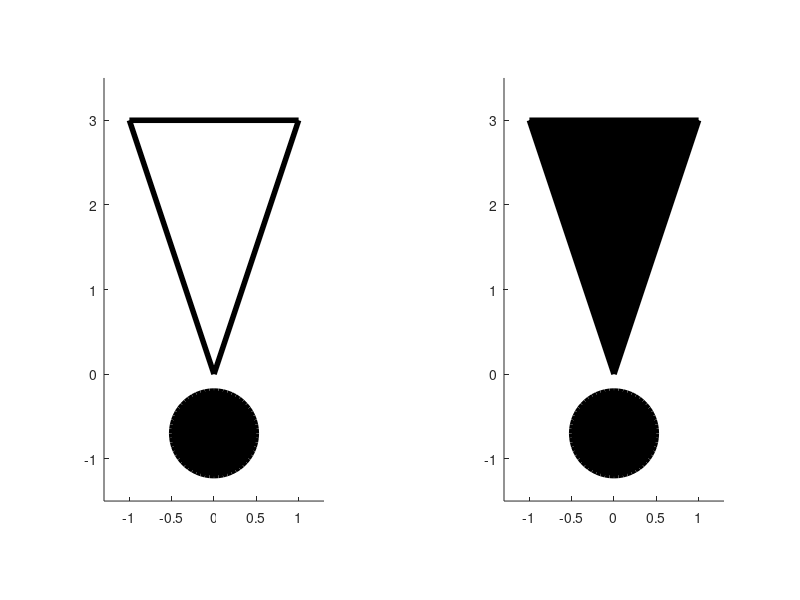

Here is the MATLAB script that generated this plot:
hf=figure('MenuBar', 'none');
ha=axes('OuterPosition', [0 0 0.5 1], 'XLim', [-1.3 1.3], 'YLim', [-1.5 3.5], 'DataAspectRatio', [1 1 1])
hp=patch('XData', [-1 0 1], 'YData', [3 0 3], 'FaceColor', 'w', 'LineWidth', 4)
hr=rectangle('Position', [-0.5 -1.2 1 1], 'Curvature', [1 1], 'LineWidth', 4, 'FaceColor', 'k')
ha1=copyobj(ha, hf)
h=get(ha1, 'Children')
delete(h)
set(ha1, 'OuterPosition', [0.5 0 0.5 1])
hp1=copyobj(hp, ha1)
hr1=copyobj(hr, ha1)
set(hr1, 'FaceColor', 'w')
set(hp1, 'FaceColor', 'k')